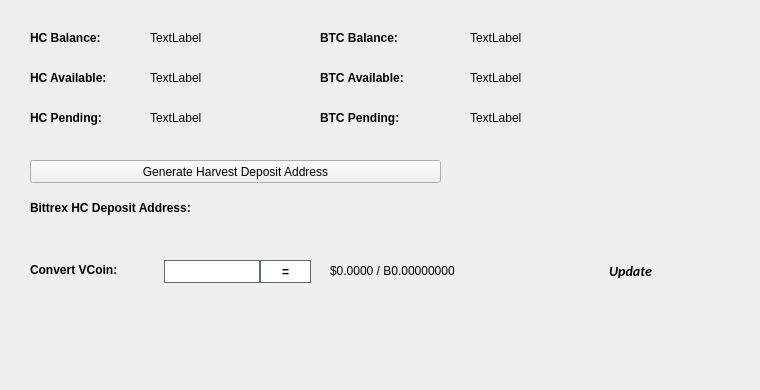
   <widget class="QWidget" name="BalanceTab">
    <attribute name="title">
     <string>Balance</string>
    </attribute>
    <widget class="QLabel" name="BitcoinBalanceLabel">
     <property name="geometry">
      <rect>
       <x>470</x>
       <y>30</y>
       <width>150</width>
       <height>16</height>
      </rect>
     </property>
     <property name="text">
      <string>TextLabel</string>
     </property>
    </widget>
    <widget class="QLabel" name="HCBalanceLabel">
     <property name="geometry">
      <rect>
       <x>150</x>
       <y>30</y>
       <width>150</width>
       <height>16</height>
      </rect>
     </property>
     <property name="text">
      <string>TextLabel</string>
     </property>
    </widget>
    <widget class="QLabel" name="label_11">
     <property name="geometry">
      <rect>
       <x>30</x>
       <y>30</y>
       <width>101</width>
       <height>16</height>
      </rect>
     </property>
     <property name="font">
      <font>
       <weight>75</weight>
       <bold>true</bold>
      </font>
     </property>
     <property name="text">
      <string>HC Balance:</string>
     </property>
    </widget>
    <widget class="QLabel" name="label_12">
     <property name="geometry">
      <rect>
       <x>320</x>
       <y>30</y>
       <width>101</width>
       <height>16</height>
      </rect>
     </property>
     <property name="font">
      <font>
       <weight>75</weight>
       <bold>true</bold>
      </font>
     </property>
     <property name="text">
      <string>BTC Balance:</string>
     </property>
    </widget>
    <widget class="QLabel" name="HCAvailableLabel_2">
     <property name="geometry">
      <rect>
       <x>150</x>
       <y>70</y>
       <width>150</width>
       <height>16</height>
      </rect>
     </property>
     <property name="text">
      <string>TextLabel</string>
     </property>
    </widget>
    <widget class="QLabel" name="label_13">
     <property name="geometry">
      <rect>
       <x>30</x>
       <y>70</y>
       <width>111</width>
       <height>16</height>
      </rect>
     </property>
     <property name="font">
      <font>
       <weight>75</weight>
       <bold>true</bold>
      </font>
     </property>
     <property name="text">
      <string>HC Available:</string>
     </property>
    </widget>
    <widget class="QLabel" name="label_14">
     <property name="geometry">
      <rect>
       <x>30</x>
       <y>110</y>
       <width>101</width>
       <height>16</height>
      </rect>
     </property>
     <property name="font">
      <font>
       <weight>75</weight>
       <bold>true</bold>
      </font>
     </property>
     <property name="text">
      <string>HC Pending:</string>
     </property>
    </widget>
    <widget class="QLabel" name="HCPendingLabel">
     <property name="geometry">
      <rect>
       <x>150</x>
       <y>110</y>
       <width>150</width>
       <height>16</height>
      </rect>
     </property>
     <property name="text">
      <string>TextLabel</string>
     </property>
    </widget>
    <widget class="QLabel" name="label_15">
     <property name="geometry">
      <rect>
       <x>320</x>
       <y>70</y>
       <width>111</width>
       <height>16</height>
      </rect>
     </property>
     <property name="font">
      <font>
       <weight>75</weight>
       <bold>true</bold>
      </font>
     </property>
     <property name="text">
      <string>BTC Available:</string>
     </property>
    </widget>
    <widget class="QLabel" name="BitcoinAvailableLabel">
     <property name="geometry">
      <rect>
       <x>470</x>
       <y>70</y>
       <width>150</width>
       <height>16</height>
      </rect>
     </property>
     <property name="text">
      <string>TextLabel</string>
     </property>
    </widget>
    <widget class="QLabel" name="label_31">
     <property name="geometry">
      <rect>
       <x>320</x>
       <y>110</y>
       <width>111</width>
       <height>16</height>
      </rect>
     </property>
     <property name="font">
      <font>
       <weight>75</weight>
       <bold>true</bold>
      </font>
     </property>
     <property name="text">
      <string>BTC Pending:</string>
     </property>
    </widget>
    <widget class="QLabel" name="BitcoinPendingLabel">
     <property name="geometry">
      <rect>
       <x>470</x>
       <y>110</y>
       <width>150</width>
       <height>16</height>
      </rect>
     </property>
     <property name="text">
      <string>TextLabel</string>
     </property>
    </widget>
    <widget class="QLabel" name="label_33">
     <property name="geometry">
      <rect>
       <x>30</x>
       <y>200</y>
       <width>221</width>
       <height>16</height>
      </rect>
     </property>
     <property name="font">
      <font>
       <weight>75</weight>
       <bold>true</bold>
      </font>
     </property>
     <property name="text">
      <string>Bittrex HC Deposit Address:</string>
     </property>
    </widget>
    <widget class="QPushButton" name="GenDepositBTN">
     <property name="geometry">
      <rect>
       <x>30</x>
       <y>160</y>
       <width>411</width>
       <height>23</height>
      </rect>
     </property>
     <property name="text">
      <string>Generate Harvest Deposit Address</string>
     </property>
     <property name="icon">
      <iconset resource="../harvest.qrc">
       <normaloff>:/icons/bitcoin</normaloff>:/icons/bitcoin</iconset>
     </property>
    </widget>
    <widget class="QLabel" name="DepositAddressLabel">
     <property name="geometry">
      <rect>
       <x>200</x>
       <y>200</y>
       <width>261</width>
       <height>16</height>
      </rect>
     </property>
     <property name="palette">
      <palette>
       <active>
        <colorrole role="WindowText">
         <brush brushstyle="SolidPattern">
          <color alpha="255">
           <red>0</red>
           <green>0</green>
           <blue>0</blue>
          </color>
         </brush>
        </colorrole>
        <colorrole role="Text">
         <brush brushstyle="SolidPattern">
          <color alpha="255">
           <red>0</red>
           <green>0</green>
           <blue>255</blue>
          </color>
         </brush>
        </colorrole>
       </active>
       <inactive>
        <colorrole role="WindowText">
         <brush brushstyle="SolidPattern">
          <color alpha="255">
           <red>0</red>
           <green>0</green>
           <blue>0</blue>
          </color>
         </brush>
        </colorrole>
        <colorrole role="Text">
         <brush brushstyle="SolidPattern">
          <color alpha="255">
           <red>0</red>
           <green>0</green>
           <blue>255</blue>
          </color>
         </brush>
        </colorrole>
       </inactive>
       <disabled>
        <colorrole role="WindowText">
         <brush brushstyle="SolidPattern">
          <color alpha="255">
           <red>120</red>
           <green>120</green>
           <blue>120</blue>
          </color>
         </brush>
        </colorrole>
        <colorrole role="Text">
         <brush brushstyle="SolidPattern">
          <color alpha="255">
           <red>120</red>
           <green>120</green>
           <blue>120</blue>
          </color>
         </brush>
        </colorrole>
       </disabled>
      </palette>
     </property>
     <property name="font">
      <font>
       <weight>75</weight>
       <bold>true</bold>
      </font>
     </property>
     <property name="text">
      <string/>
     </property>
     <property name="alignment">
      <set>Qt::AlignRight|Qt::AlignTrailing|Qt::AlignVCenter</set>
     </property>
     <property name="textInteractionFlags">
      <set>Qt::LinksAccessibleByMouse|Qt::TextSelectableByKeyboard|Qt::TextSelectableByMouse</set>
     </property>
    </widget>
    <widget class="QLabel" name="label_8">
     <property name="geometry">
      <rect>
       <x>460</x>
       <y>300</y>
       <width>281</width>
       <height>81</height>
      </rect>
     </property>
     <property name="text">
      <string/>
     </property>
     <property name="pixmap">
      <pixmap>:/images/bittrex</pixmap>
     </property>
    </widget>
    <widget class="QWidget" name="widgetConversion" native="true">
     <property name="geometry">
      <rect>
       <x>0</x>
       <y>250</y>
       <width>751</width>
       <height>43</height>
      </rect>
     </property>
     <property name="minimumSize">
      <size>
       <width>0</width>
       <height>43</height>
      </size>
     </property>
     <property name="styleSheet">
      <string notr="true"/>
     </property>
     <widget class="QPushButton" name="btnUpdateMarketData">
      <property name="geometry">
       <rect>
        <x>575</x>
        <y>0</y>
        <width>111</width>
        <height>41</height>
       </rect>
      </property>
      <property name="sizePolicy">
       <sizepolicy hsizetype="Expanding" vsizetype="Expanding">
        <horstretch>0</horstretch>
        <verstretch>0</verstretch>
       </sizepolicy>
      </property>
      <property name="font">
       <font>
        <family>calibri</family>
        <pointsize>-1</pointsize>
        <weight>75</weight>
        <italic>true</italic>
        <bold>true</bold>
       </font>
      </property>
      <property name="styleSheet">
       <string notr="true">margin:0px;text-align:center;padding:2px;border-radius:3px;font-style:italic;width:100px;font-size:14px;font-family:calibri;font-weight:600;</string>
      </property>
      <property name="text">
       <string>Update</string>
      </property>
      <property name="iconSize">
       <size>
        <width>150</width>
        <height>35</height>
       </size>
      </property>
      <property name="autoDefault">
       <bool>true</bool>
      </property>
      <property name="default">
       <bool>true</bool>
      </property>
     </widget>
     <widget class="QLabel" name="lblConvertVCoin">
      <property name="geometry">
       <rect>
        <x>30</x>
        <y>10</y>
        <width>131</width>
        <height>20</height>
       </rect>
      </property>
      <property name="styleSheet">
       <string notr="true"/>
      </property>
      <property name="text">
       <string>&lt;html&gt;&lt;head/&gt;&lt;body&gt;&lt;p&gt;&lt;span style=&quot; font-weight:600;&quot;&gt;Convert VCoin:&lt;/span&gt;&lt;/p&gt;&lt;/body&gt;&lt;/html&gt;</string>
      </property>
     </widget>
     <widget class="QLineEdit" name="txtConvertVCoinQty">
      <property name="geometry">
       <rect>
        <x>160</x>
        <y>10</y>
        <width>100</width>
        <height>23</height>
       </rect>
      </property>
      <property name="minimumSize">
       <size>
        <width>100</width>
        <height>23</height>
       </size>
      </property>
      <property name="maximumSize">
       <size>
        <width>100</width>
        <height>16777215</height>
       </size>
      </property>
      <property name="styleSheet">
       <string notr="true">border: 1px solid #61696c;margin-left:4px;</string>
      </property>
     </widget>
     <widget class="QPushButton" name="btnConvertHarvest">
      <property name="geometry">
       <rect>
        <x>260</x>
        <y>10</y>
        <width>51</width>
        <height>23</height>
       </rect>
      </property>
      <property name="minimumSize">
       <size>
        <width>0</width>
        <height>23</height>
       </size>
      </property>
      <property name="styleSheet">
       <string notr="true">border:1px solid #61696c;background:white;font-weight:600;</string>
      </property>
      <property name="text">
       <string>=</string>
      </property>
     </widget>
     <widget class="QLabel" name="lblConvertVCoinResults">
      <property name="geometry">
       <rect>
        <x>330</x>
        <y>0</y>
        <width>201</width>
        <height>41</height>
       </rect>
      </property>
      <property name="styleSheet">
       <string notr="true"/>
      </property>
      <property name="text">
       <string>$0.0000 / B0.00000000</string>
      </property>
     </widget>
     <widget class="QLabel" name="iconOverviewUpdateWait">
      <property name="geometry">
       <rect>
        <x>670</x>
        <y>10</y>
        <width>24</width>
        <height>24</height>
       </rect>
      </property>
      <property name="text">
       <string/>
      </property>
      <property name="pixmap">
       <pixmap resource="../harvest.qrc">:/icons/transaction_1</pixmap>
      </property>
      <property name="scaledContents">
       <bool>true</bool>
      </property>
      <property name="alignment">
       <set>Qt::AlignCenter</set>
      </property>
     </widget>
    </widget>
   </widget>
